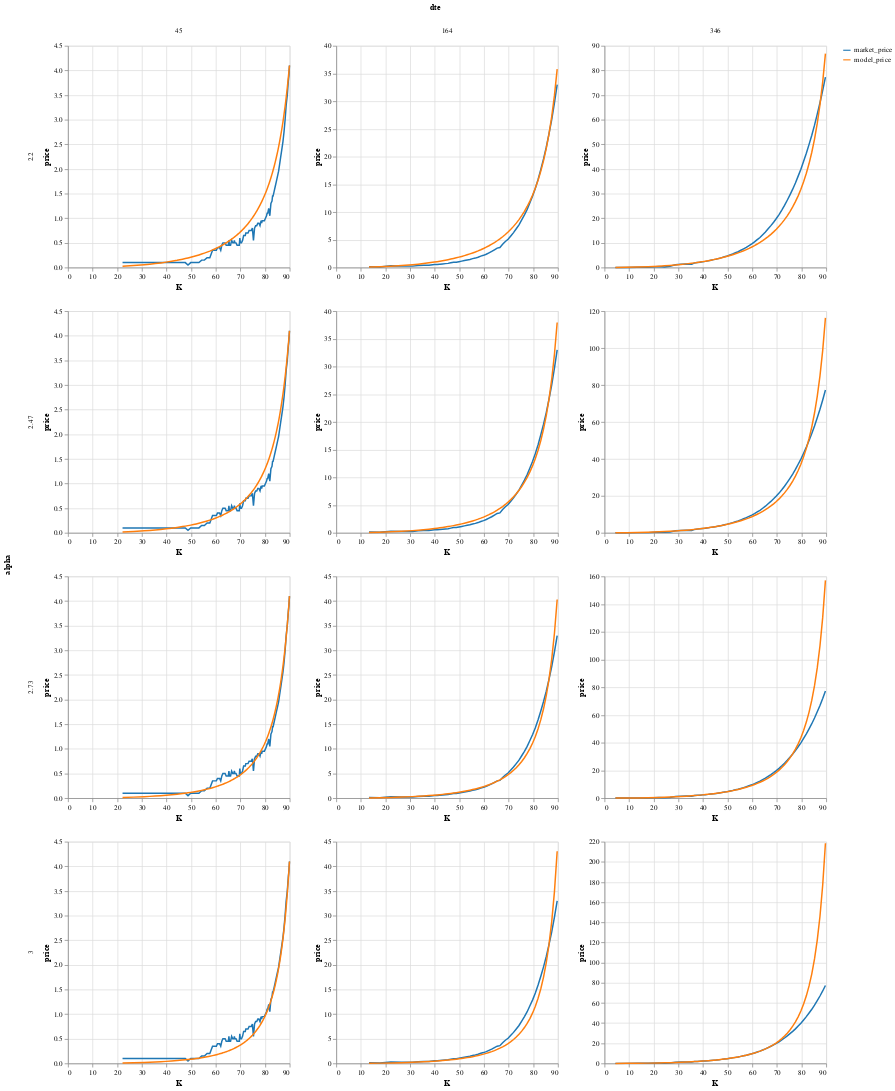

Notebook code cell kept with this figure:
### Code cell
Pricing.plot_put_predictions(puts, dtes, α_range, anchor_pick)

### Figure 1 — Vega-Lite specification as saved in the notebook (floating-point values rounded to 4 significant figures; data arrays with more than 128 entries replaced by an {"elided": "..."} marker saying what was removed)
{"data": {"values": {"elided": "872 records"}}, "encoding": {"color": {"field": "key", "scale": {"scheme": "category10"}, "title": "", "type": "ordinal"}, "column": {"field": "dte", "type": "ordinal"}, "row": {"field": "alpha", "type": "ordinal"}, "x": {"field": "K", "type": "quantitative"}, "y": {"field": "value", "title": "price", "type": "quantitative"}}, "height": 300, "mark": "line", "resolve": {"axis": {"x": "independent"}, "scale": {"y": "independent"}}, "transform": [{"fold": ["market_price", "model_price"]}], "width": 300}
